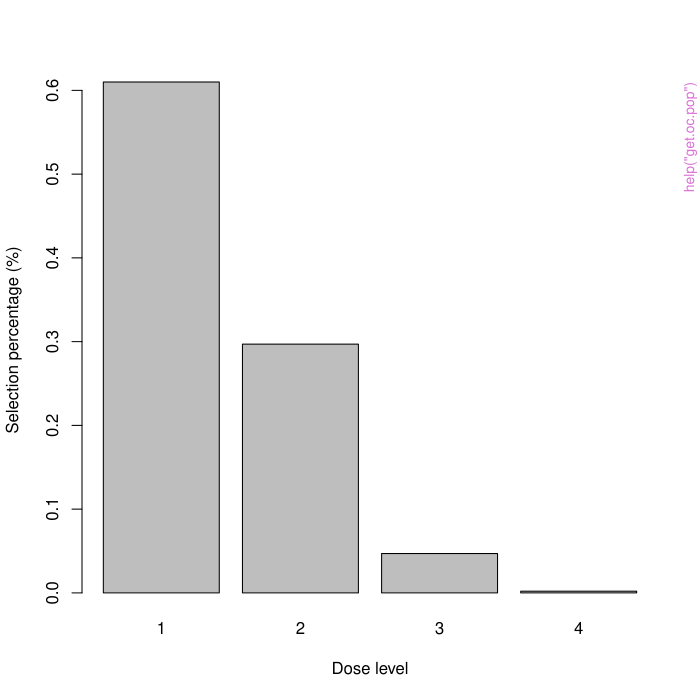

Here is the R script that generated this plot:
pkgname <- "PoPdesign"
source(file.path(R.home("share"), "R", "examples-header.R"))
options(warn = 1)
library('PoPdesign')

base::assign(".oldSearch", base::search(), pos = 'CheckExEnv')
base::assign(".old_wd", base::getwd(), pos = 'CheckExEnv')
cleanEx()
nameEx("get.boundary.pop")
### * get.boundary.pop

flush(stderr()); flush(stdout())

### Name: get.boundary.pop
### Title: Generate the dose escalation and de-escalation boundaries for
###   single-agent trials.
### Aliases: get.boundary.pop

### ** Examples


## get the dose escalation and deescalation boundaries for PoP design with
## the target DLT rate of 0.3, maximum sample size of 30, and cohort size of 3
bound <- get.boundary.pop(target=0.5, n.cohort = 10, cohortsize = 3,
                          cutoff=2.5,K=4,cutoff_e=5/24)
summary(bound) # get the descriptive summary of the boundary
plot(bound)    # plot the flowchart of the design along with decision boundaries




cleanEx()
nameEx("get.oc.pop")
### * get.oc.pop

flush(stderr()); flush(stdout())

### Name: get.oc.pop
### Title: Operating characteristics for single-agent trials
### Aliases: get.oc.pop

### ** Examples


## get the operating characteristics for single-agent trials
oc <- get.oc.pop(target=0.3,n.cohort=10,cohortsize=3,titration=TRUE,
                 cutoff=2.5,cutoff_e=5/24,
                 skeleton=c(0.3,0.4,0.5,0.6),n.trial=1000,
                     risk.cutoff=0.8,earlyterm=TRUE,start=1, seed=123)

summary(oc) # summarize design operating characteristics
plot(oc)




cleanEx()
nameEx("select.mtd.pop")
### * select.mtd.pop

flush(stderr()); flush(stdout())

### Name: select.mtd.pop
### Title: Maximum tolerated dose (MTD) selection for single-agent trials
### Aliases: select.mtd.pop

### ** Examples


### select the MTD for PoP trial
n <- c(4, 4, 16, 8, 0)
y <- c(0, 0, 5, 5, 0)
selmtd <- select.mtd.pop(target=0.3,n.pts=n, n.tox=y)
summary(selmtd)
plot(selmtd)




cleanEx()
nameEx("summary.pop")
### * summary.pop

flush(stderr()); flush(stdout())

### Name: summary.pop
### Title: Generate descriptive summary for objects returned by other
###   functions in PoPdesign
### Aliases: summary.pop

### ** Examples

## summarize the results returned by get.boundary.pop()
bound <- get.boundary.pop(n.cohort = 10, cohortsize = 3, target=0.3,
                          cutoff=exp(1), K=3,cutoff_e=exp(-1))
summary(bound)

## summarize the results returned by get.oc.pop()
oc <- get.oc.pop(target=0.3,n.cohort=10,cohortsize=3,titration=TRUE,
                 cutoff=TRUE,cutoff_e=exp(-1),skeleton=c(0.3,0.4,0.5,0.6),n.trial=1000,
                 risk.cutoff=0.8,earlyterm=TRUE,start=1)
summary(oc)

### summarize the results returned by select.mtd.pop()
n <- c(3, 3, 15, 9, 0)
y <- c(0, 0, 4, 4, 0)
selmtd <- select.mtd.pop(target=0.3,n.pts=n, n.tox=y)
summary(selmtd)




### * <FOOTER>
###
cleanEx()
options(digits = 7L)
base::cat("Time elapsed: ", proc.time() - base::get("ptime", pos = 'CheckExEnv'),"\n")
grDevices::dev.off()
###
### Local variables: ***
### mode: outline-minor ***
### outline-regexp: "\\(> \\)?### [*]+" ***
### End: ***
quit('no')
